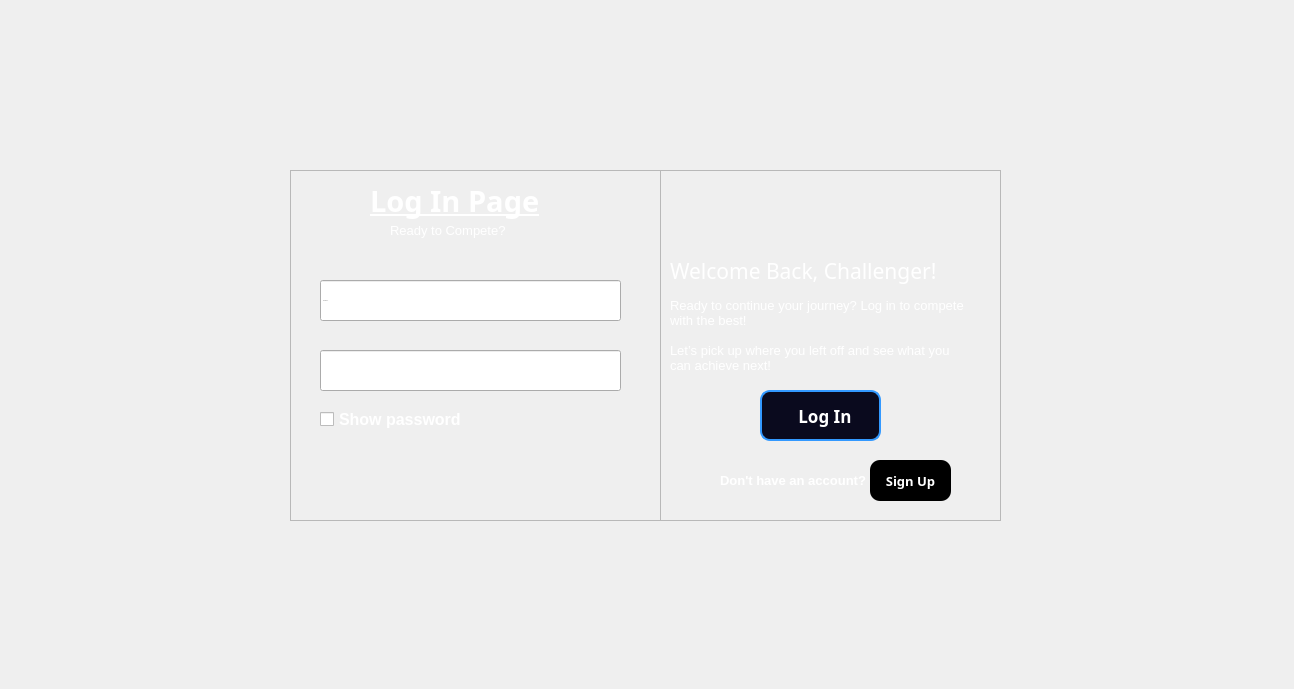
<?xml version="1.0" encoding="UTF-8"?>
<ui version="4.0">
 <class>login</class>
 <widget class="QDialog" name="login">
  <property name="geometry">
   <rect>
    <x>0</x>
    <y>0</y>
    <width>1294</width>
    <height>689</height>
   </rect>
  </property>
  <property name="windowTitle">
   <string>Dialog</string>
  </property>
  <widget class="QFrame" name="frame_2">
   <property name="geometry">
    <rect>
     <x>660</x>
     <y>170</y>
     <width>341</width>
     <height>351</height>
    </rect>
   </property>
   <property name="styleSheet">
    <string notr="true">background-color: rgb(255, 20, 147);
ui-&gt;frame_2-&gt;setStyleSheet(&quot;border: 2px solid rgb(51, 153, 255);&quot;);
</string>
   </property>
   <property name="frameShape">
    <enum>QFrame::Shape::StyledPanel</enum>
   </property>
   <property name="frameShadow">
    <enum>QFrame::Shadow::Raised</enum>
   </property>
   <widget class="QLabel" name="label_4">
    <property name="geometry">
     <rect>
      <x>10</x>
      <y>80</y>
      <width>411</width>
      <height>41</height>
     </rect>
    </property>
    <property name="font">
     <font>
      <family>Arial Black</family>
      <pointsize>16</pointsize>
      <bold>false</bold>
     </font>
    </property>
    <property name="styleSheet">
     <string notr="true">color: rgb(255, 255, 255)</string>
    </property>
    <property name="text">
     <string>Welcome Back, Challenger!</string>
    </property>
   </widget>
   <widget class="QLabel" name="label_5">
    <property name="geometry">
     <rect>
      <x>10</x>
      <y>130</y>
      <width>301</width>
      <height>71</height>
     </rect>
    </property>
    <property name="font">
     <font>
      <family>Arial</family>
      <pointsize>10</pointsize>
      <bold>false</bold>
     </font>
    </property>
    <property name="styleSheet">
     <string notr="true">color: rgb(255, 255, 255)</string>
    </property>
    <property name="text">
     <string>Ready to continue your journey? Log in to compete 
with the best!

Let’s pick up where you left off and see what you 
can achieve next!</string>
    </property>
   </widget>
   <widget class="QPushButton" name="pushButton">
    <property name="geometry">
     <rect>
      <x>100</x>
      <y>220</y>
      <width>121</width>
      <height>51</height>
     </rect>
    </property>
    <property name="font">
     <font>
      <family>Arial Black</family>
      <pointsize>13</pointsize>
      <bold>true</bold>
     </font>
    </property>
    <property name="styleSheet">
     <string notr="true">background-color: rgb(10, 10, 30);
color: white;
border: 2px solid rgb(51, 153, 255);
border-radius: 10px;
padding: 8px 15px;</string>
    </property>
    <property name="text">
     <string>  Log In</string>
    </property>
    <property name="iconSize">
     <size>
      <width>20</width>
      <height>20</height>
     </size>
    </property>
    <property name="checkable">
     <bool>false</bool>
    </property>
   </widget>
   <widget class="QLabel" name="label_7">
    <property name="geometry">
     <rect>
      <x>60</x>
      <y>300</y>
      <width>171</width>
      <height>21</height>
     </rect>
    </property>
    <property name="font">
     <font>
      <family>Arial</family>
      <pointsize>10</pointsize>
      <bold>true</bold>
     </font>
    </property>
    <property name="styleSheet">
     <string notr="true">color: rgb(255, 255, 255)</string>
    </property>
    <property name="text">
     <string>Don't have an account? </string>
    </property>
    <property name="textFormat">
     <enum>Qt::TextFormat::RichText</enum>
    </property>
    <property name="openExternalLinks">
     <bool>true</bool>
    </property>
   </widget>
   <widget class="QPushButton" name="pushButton_2">
    <property name="geometry">
     <rect>
      <x>210</x>
      <y>290</y>
      <width>81</width>
      <height>41</height>
     </rect>
    </property>
    <property name="font">
     <font>
      <family>Arial Black</family>
      <pointsize>10</pointsize>
      <bold>true</bold>
     </font>
    </property>
    <property name="styleSheet">
     <string notr="true">background-color: black;   /* Black background */
color: white; 
border-radius: 10px;</string>
    </property>
    <property name="text">
     <string>Sign Up</string>
    </property>
    <property name="iconSize">
     <size>
      <width>20</width>
      <height>20</height>
     </size>
    </property>
    <property name="checkable">
     <bool>false</bool>
    </property>
   </widget>
  </widget>
  <widget class="QLabel" name="label_3">
   <property name="geometry">
    <rect>
     <x>-4</x>
     <y>1</y>
     <width>1301</width>
     <height>691</height>
    </rect>
   </property>
   <property name="text">
    <string/>
   </property>
   <property name="pixmap">
    <pixmap resource="ImagesAndIcons.qrc">:/images/icons &amp; images/signup page.jpg</pixmap>
   </property>
   <property name="scaledContents">
    <bool>true</bool>
   </property>
  </widget>
  <widget class="QFrame" name="frame">
   <property name="geometry">
    <rect>
     <x>290</x>
     <y>170</y>
     <width>371</width>
     <height>351</height>
    </rect>
   </property>
   <property name="styleSheet">
    <string notr="true">background-color: rgb(40, 40, 60);
ui-&gt;frame-&gt;setStyleSheet(&quot;border: 2px solid rgb(51, 153, 255);&quot;);
</string>
   </property>
   <property name="frameShape">
    <enum>QFrame::Shape::StyledPanel</enum>
   </property>
   <property name="frameShadow">
    <enum>QFrame::Shadow::Raised</enum>
   </property>
   <widget class="QLabel" name="label">
    <property name="geometry">
     <rect>
      <x>80</x>
      <y>10</y>
      <width>201</width>
      <height>41</height>
     </rect>
    </property>
    <property name="font">
     <font>
      <family>Arial Black</family>
      <pointsize>22</pointsize>
      <bold>true</bold>
      <underline>true</underline>
     </font>
    </property>
    <property name="styleSheet">
     <string notr="true">color: rgb(255, 255, 255)</string>
    </property>
    <property name="text">
     <string>Log In Page</string>
    </property>
   </widget>
   <widget class="QLineEdit" name="txtName">
    <property name="geometry">
     <rect>
      <x>30</x>
      <y>110</y>
      <width>301</width>
      <height>41</height>
     </rect>
    </property>
    <property name="font">
     <font>
      <family>Arial</family>
      <pointsize>-1</pointsize>
      <italic>true</italic>
     </font>
    </property>
    <property name="styleSheet">
     <string notr="true">   color: white; /* Placeholder text color */
    font-family: Arial; /* Font family */
    font-size: 20px; /* Font size */
    font-style: italic; /* Font style */
ui-&gt;lineEdit-&gt;setStyleSheet(&quot;border: 2px solid rgb(51, 153, 255);&quot;);
</string>
    </property>
    <property name="placeholderText">
     <string>Username...</string>
    </property>
   </widget>
   <widget class="QLineEdit" name="txtPswrd">
    <property name="geometry">
     <rect>
      <x>30</x>
      <y>180</y>
      <width>301</width>
      <height>41</height>
     </rect>
    </property>
    <property name="font">
     <font>
      <family>Arial</family>
      <pointsize>-1</pointsize>
      <italic>true</italic>
     </font>
    </property>
    <property name="styleSheet">
     <string notr="true">   color: white; /* Placeholder text color */
    font-family: Arial; /* Font family */
    font-size: 20px; /* Font size */
    font-style: italic; /* Font style */</string>
    </property>
    <property name="echoMode">
     <enum>QLineEdit::EchoMode::Password</enum>
    </property>
    <property name="placeholderText">
     <string>Password...</string>
    </property>
   </widget>
   <widget class="QCheckBox" name="checkBox">
    <property name="geometry">
     <rect>
      <x>30</x>
      <y>240</y>
      <width>151</width>
      <height>18</height>
     </rect>
    </property>
    <property name="font">
     <font>
      <pointsize>12</pointsize>
      <bold>true</bold>
     </font>
    </property>
    <property name="styleSheet">
     <string notr="true">color: rgb(255, 255, 255)</string>
    </property>
    <property name="text">
     <string>Show password</string>
    </property>
   </widget>
   <widget class="QLabel" name="label_6">
    <property name="geometry">
     <rect>
      <x>100</x>
      <y>50</y>
      <width>141</width>
      <height>21</height>
     </rect>
    </property>
    <property name="font">
     <font>
      <family>Arial</family>
      <pointsize>10</pointsize>
      <bold>false</bold>
     </font>
    </property>
    <property name="styleSheet">
     <string notr="true">color: rgb(255, 255, 255)</string>
    </property>
    <property name="text">
     <string>Ready to Compete?</string>
    </property>
   </widget>
  </widget>
  <widget class="QPushButton" name="pushButton_3">
   <property name="geometry">
    <rect>
     <x>0</x>
     <y>0</y>
     <width>61</width>
     <height>31</height>
    </rect>
   </property>
   <property name="styleSheet">
    <string notr="true">border-radius: 10px;
</string>
   </property>
   <property name="text">
    <string/>
   </property>
   <property name="icon">
    <iconset>
     <normaloff>C:/Users/dell/Downloads/arrow_14034415.png</normaloff>C:/Users/dell/Downloads/arrow_14034415.png</iconset>
   </property>
   <property name="iconSize">
    <size>
     <width>60</width>
     <height>60</height>
    </size>
   </property>
  </widget>
  <zorder>label_3</zorder>
  <zorder>frame</zorder>
  <zorder>frame_2</zorder>
  <zorder>pushButton_3</zorder>
 </widget>
 <resources>
  <include location="ImagesAndIcons.qrc"/>
 </resources>
 <connections/>
</ui>
